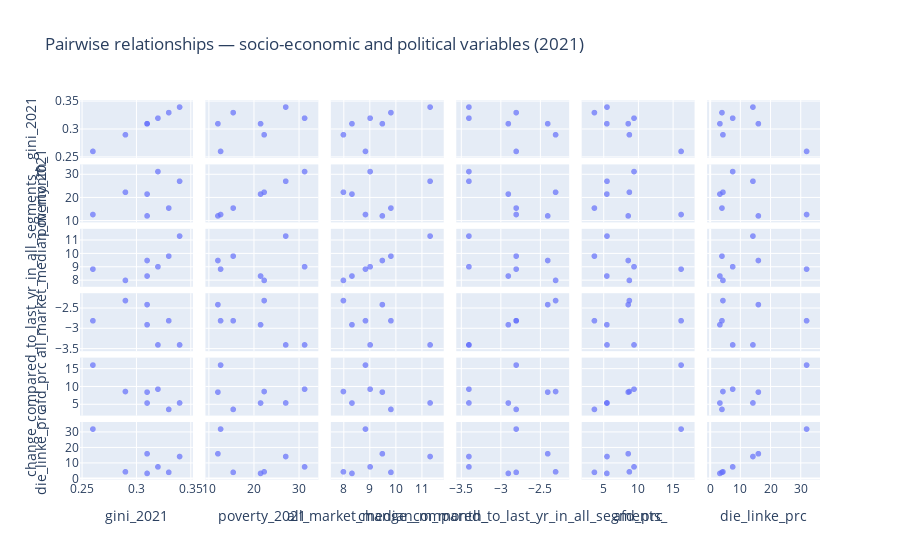

This figure's notebook cell:
### Markdown cell above
## Now we want to apply the same analytical process for merged_2021 and merged_2025

### Code cell
# scatter-matrix with hover labels

fig = px.scatter_matrix(
    merged_2021,
    dimensions=[
        "gini_2021", "poverty_2021",
        "all_market_median_m_month_",
        "change_compared_to_last_yr_in_all_segments_",
        "afd_prc", "die_linke_prc"
    ],
    hover_name="district",
    title="Pairwise relationships — socio-economic and political variables (2021)"
)
fig.update_traces(marker=dict(size=6, opacity=0.7))
fig.show()

### Figure 1 — Plotly figure (JSON) as saved in the notebook; plotly's stock layout.template omitted (floating-point values rounded to 4 significant figures)
{"data": [{"dimensions": [{"axis": {"matches": true}, "label": "gini_2021", "values": [0.34, 0.31, 0.29, 0.33, 0.32, 0.26, 0.31]}, {"axis": {"matches": true}, "label": "poverty_2021", "values": [27.2, 12.1, 22.4, 15.5, 31.4, 12.7, 21.6]}, {"axis": {"matches": true}, "label": "all_market_median_m_month_", "values": [11.34, 9.5, 8.0, 9.83, 9.03, 8.85, 8.33]}, {"axis": {"matches": true}, "label": "change_compared_to_last_yr_in_all_segments_", "values": [-3.4, -2.4, -2.3, -2.8, -3.4, -2.8, -2.9]}, {"axis": {"matches": true}, "label": "afd_prc", "values": [5.51, 8.58, 8.75, 3.69, 9.42, 16.23, 5.49]}, {"axis": {"matches": true}, "label": "die_linke_prc", "values": [14.26, 16.06, 4.29, 3.97, 7.53, 32.09, 3.28]}], "hovertemplate": "<b>%{hovertext}</b><br><br>%{xaxis.title.text}=%{x}<br>%{yaxis.title.text}=%{y}<extra></extra>", "hovertext": ["Mitte", "Pankow", "Spandau", "Steglitz-Zehlendorf", "Neukoelln", "Treptow-Koepenick", "Reinickendorf"], "legendgroup": "", "marker": {"color": "#636efa", "opacity": 0.7, "size": 6, "symbol": "circle"}, "name": "", "showlegend": false, "type": "splom"}], "layout": {"dragmode": "select", "legend": {"tracegroupgap": 0}, "title": {"text": "Pairwise relationships — socio-economic and political variables (2021)"}}}
